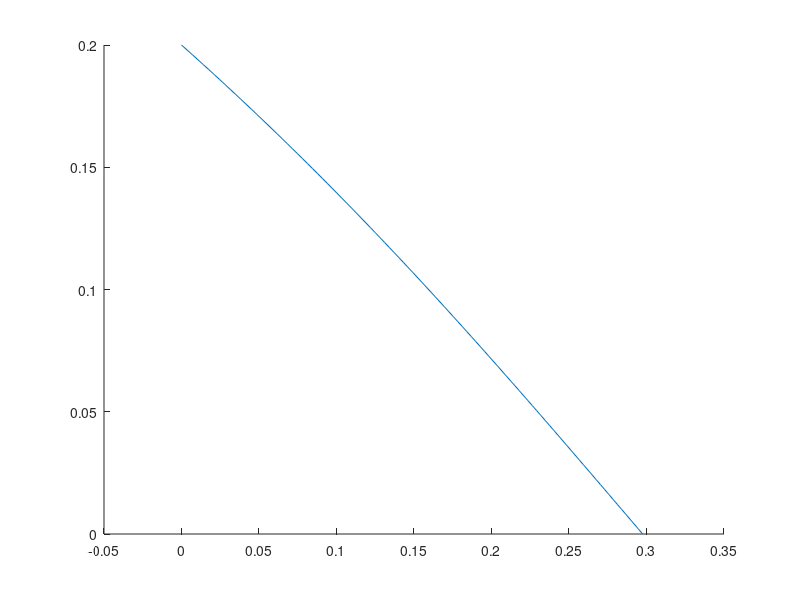

MATLAB code for this plot:
f = @(n) n+1+2/n;
omega_ratio = 1;%sqrt(4/3);



T0_on_TF = 0.2;
eta = 6;

c = 4/5*pi^2*(omega_ratio)^3;
T1_on_TF = linspace(0,T0_on_TF);

dNb_on_Nf = -(T1_on_TF+c/3*T1_on_TF.^3-T0_on_TF-c/3*T0_on_TF.^3).*pi^2./f(eta);

figure(24)
hold on
plot(dNb_on_Nf,T1_on_TF)